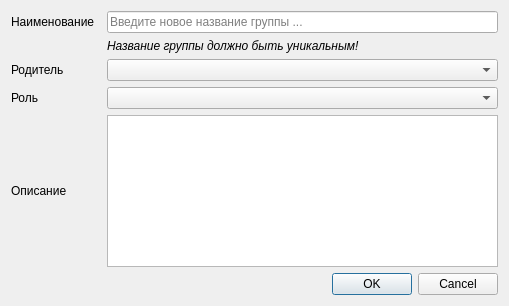
<?xml version="1.0" encoding="UTF-8"?>
<ui version="4.0">
 <class>EditGroupDialog</class>
 <widget class="QDialog" name="EditGroupDialog">
  <property name="geometry">
   <rect>
    <x>0</x>
    <y>0</y>
    <width>509</width>
    <height>306</height>
   </rect>
  </property>
  <property name="windowTitle">
   <string>Редактирование группы</string>
  </property>
  <layout class="QGridLayout" name="gridLayout">
   <item row="3" column="1">
    <widget class="QLabel" name="roleLabel">
     <property name="text">
      <string>Роль</string>
     </property>
    </widget>
   </item>
   <item row="2" column="1">
    <widget class="QLabel" name="parenLabel">
     <property name="text">
      <string>Родитель</string>
     </property>
    </widget>
   </item>
   <item row="2" column="3">
    <widget class="QComboBox" name="parentBox"/>
   </item>
   <item row="0" column="1">
    <widget class="QLabel" name="groupLabel">
     <property name="text">
      <string>Наименование</string>
     </property>
    </widget>
   </item>
   <item row="5" column="1" colspan="3">
    <widget class="QDialogButtonBox" name="buttonBox">
     <property name="orientation">
      <enum>Qt::Horizontal</enum>
     </property>
     <property name="standardButtons">
      <set>QDialogButtonBox::Cancel|QDialogButtonBox::Ok</set>
     </property>
    </widget>
   </item>
   <item row="0" column="3">
    <widget class="QLineEdit" name="groupEdit">
     <property name="maxLength">
      <number>50</number>
     </property>
     <property name="placeholderText">
      <string>Введите новое название группы ...</string>
     </property>
    </widget>
   </item>
   <item row="1" column="3">
    <widget class="QLabel" name="label">
     <property name="font">
      <font>
       <italic>true</italic>
      </font>
     </property>
     <property name="text">
      <string>Название группы должно быть уникальным!</string>
     </property>
    </widget>
   </item>
   <item row="3" column="3">
    <widget class="QComboBox" name="rolesBox"/>
   </item>
   <item row="4" column="3">
    <widget class="QTextEdit" name="descriptionEdit"/>
   </item>
   <item row="4" column="1">
    <widget class="QLabel" name="descriptionLabel">
     <property name="text">
      <string>Описание</string>
     </property>
    </widget>
   </item>
  </layout>
 </widget>
 <resources/>
 <connections>
  <connection>
   <sender>buttonBox</sender>
   <signal>accepted()</signal>
   <receiver>EditGroupDialog</receiver>
   <slot>accept()</slot>
   <hints>
    <hint type="sourcelabel">
     <x>248</x>
     <y>254</y>
    </hint>
    <hint type="destinationlabel">
     <x>157</x>
     <y>274</y>
    </hint>
   </hints>
  </connection>
  <connection>
   <sender>buttonBox</sender>
   <signal>rejected()</signal>
   <receiver>EditGroupDialog</receiver>
   <slot>reject()</slot>
   <hints>
    <hint type="sourcelabel">
     <x>316</x>
     <y>260</y>
    </hint>
    <hint type="destinationlabel">
     <x>286</x>
     <y>274</y>
    </hint>
   </hints>
  </connection>
 </connections>
</ui>
